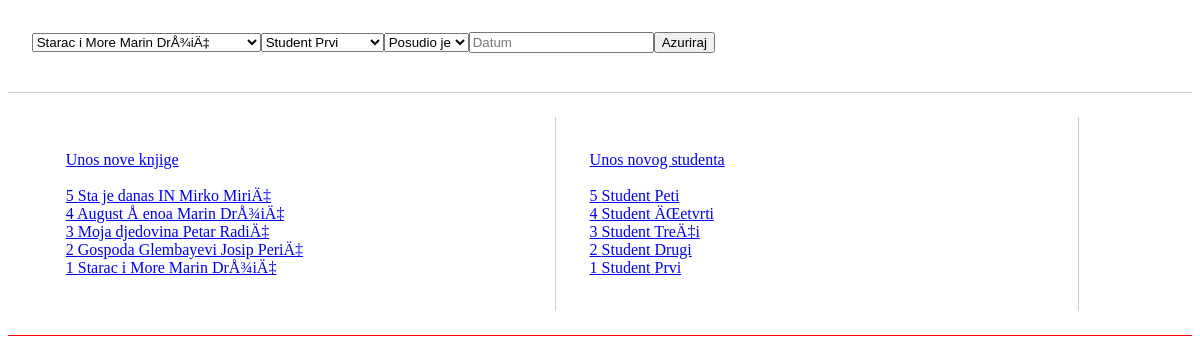
The page / on the database its author committed.
### tables this page shows
CREATE TABLE `knjige` (
  `id` int(11) NOT NULL,
  `naziv` varchar(21) NOT NULL,
  `pisac` varchar(21) NOT NULL
);

CREATE TABLE `studenti` (
  `id` int(11) NOT NULL,
  `ime` varchar(21) NOT NULL,
  `prezime` varchar(21) NOT NULL
);

### index.php (the view, shortened to what this page needs)
<html>
<head>
<link href="magnific-popup.css" rel="stylesheet" type="text/css">
</head>
</html>
<?php
$knjigeSELECT=@mysql_query("select * from knjige");
$studentiSELECT=@mysql_query("select * from studenti");
echo "<div style='float:left;width:96%;padding:2%;border-bottom:1px solid #ccc;'>";
echo "<form method='post'>";
echo "<select name='knjiga'>";
while($knjiga=@mysql_fetch_array($knjigeSELECT)){
echo "<option value='$knjiga[id]'>$knjiga[naziv] $knjiga[pisac] </option>";}
echo "</select>";
echo "<select name='student'>";
while($student=@mysql_fetch_array($studentiSELECT)){
echo "<option value='$student[id]'>$student[ime] $student[prezime]</option>";}
echo "</select>";
echo "<select name='status'>";
echo "<option value='po'>Posudio je</option>";
echo "</select>";
echo "<input name='datum' onclick='scwShow(this,event);' placeholder='Datum' autocomplete='off'/>";
echo "<input type='submit' value='Azuriraj' name='azuriraj' />";
echo "</form>";
echo "</div>";
echo "<div style='float:left;width:96%;padding:2%;border-bottom:1px solid red;'>";
$knjigeUPIT=@mysql_query("select * from knjige order by id desc");
echo "<div style='float:left;width:40%;padding:3%;border-right:1px solid #ccc;'>";
echo "<div><a class='simple-ajax-popup-align-top' href='forma.php?knjige'>Unos nove knjige</a></div><br />";
while($knjiga=@mysql_fetch_array($knjigeUPIT)){
echo "<a class='simple-ajax-popup-align-top' href='forma.php?knjige=$knjiga[id]'> $knjiga[id] $knjiga[naziv] $knjiga[pisac]</a><br />";
}
echo "</div>";
$studentiUPIT=@mysql_query("select * from studenti order by id desc");
echo "<div style='float:left;width:40%;padding:3%;border-right:1px solid #ccc;'>";
echo "<div><a class='simple-ajax-popup-align-top' href='forma.php?studenti'>Unos novog studenta</a></div><br />";
while($student=@mysql_fetch_array($studentiUPIT)){
echo "<a class='simple-ajax-popup-align-top' href='forma.php?studenti=$student[id]'>$student[id] $student[ime] $student[prezime]</a><br />";
}
echo "</div>";
echo "</div>";
?>

### rows shown on the page
knjige: id "5", naziv "Sta je danas IN", pisac "Mirko MiriÄ‡"
knjige: id "4", naziv "August Å enoa", pisac "Marin DrÅ¾iÄ‡"
knjige: id "3", naziv "Moja djedovina", pisac "Petar RadiÄ‡"
knjige: id "2", naziv "Gospoda Glembayevi", pisac "Josip PeriÄ‡"
knjige: id "1", naziv "Starac i More", pisac "Marin DrÅ¾iÄ‡"
studenti: id "5", ime "Student", prezime "Peti"
studenti: id "4", ime "Student", prezime "ÄŒetvrti"
studenti: id "3", ime "Student", prezime "TreÄ‡i"
studenti: id "2", ime "Student", prezime "Drugi"
studenti: id "1", ime "Student", prezime "Prvi"

### other values the page prints
form field knjiga "Starac i More Marin DrÅ¾iÄ‡"
form field student "Student Prvi"
